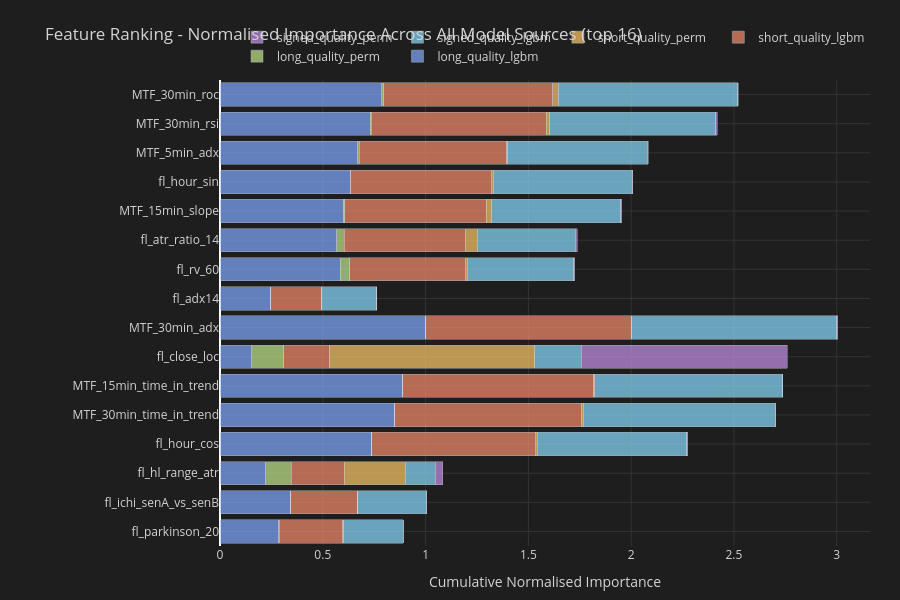
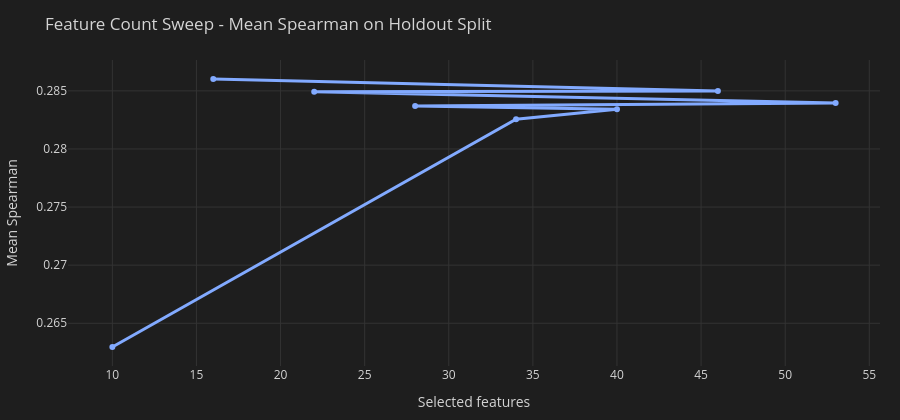

Notebook code for these charts, in order:
### Code cell
_N_VIS = min(40, len(selected_features))
_vis_feats = selected_features[:_N_VIS]
_src_names = list(feat_rankings.keys())
_src_colors = [
    "#82aaff", "#c3e88d", "#f78c6c", "#ffcb6b", "#89ddff",
    "#c792ea", "#80cbc4", "#ffab76", "#a5d6a7", "#ef9a9a",
]

fig = go.Figure()
for _si, _src in enumerate(_src_names):
    _imp = feat_rankings[_src]
    _imp_norm = _imp / (_imp.max() + 1e-9)
    _vals = [float(_imp_norm.get(f, 0.0)) for f in _vis_feats]
    fig.add_trace(go.Bar(
        name=_src,
        y=_vis_feats[::-1],
        x=_vals[::-1],
        orientation="h",
        marker_color=_src_colors[_si % len(_src_colors)],
        opacity=0.7,
    ))

fig.update_layout(
    title=f"Feature Ranking - Normalised Importance Across All Model Sources (top {_N_VIS})",
    barmode="stack",
    height=max(600, _N_VIS * 22),
    xaxis=dict(title="Cumulative Normalised Importance", gridcolor="#333"),
    yaxis=dict(automargin=True, gridcolor="#333"),
    paper_bgcolor="#1e1e1e",
    plot_bgcolor="#1e1e1e",
    font=dict(color="#d4d4d4"),
    legend=dict(orientation="h", yanchor="bottom", y=1.02, xanchor="right", x=1),
    margin=dict(l=220, r=30, t=80, b=40),
)
fig.show()

fig2 = go.Figure()
fig2.add_trace(go.Scatter(
    x=sweep_df["n_features"],
    y=sweep_df["mean_spearman"],
    mode="lines+markers",
    name="Mean Spearman",
    line=dict(color="#82aaff", width=3),
))
fig2.update_layout(
    title="Feature Count Sweep - Mean Spearman on Holdout Split",
    xaxis=dict(title="Selected features", gridcolor="#333"),
    yaxis=dict(title="Mean Spearman", gridcolor="#333"),
    height=420,
    paper_bgcolor="#1e1e1e",
    plot_bgcolor="#1e1e1e",
    font=dict(color="#d4d4d4"),
    margin=dict(l=60, r=20, t=60, b=40),
)
fig2.show()

### Figure 1 — Plotly figure (JSON) as saved in the notebook; plotly's stock layout.template omitted (floating-point values rounded to 4 significant figures)
{"data": [{"marker": {"color": "#82aaff"}, "name": "long_quality_lgbm", "opacity": 0.7, "orientation": "h", "type": "bar", "x": [0.2869, 0.3416, 0.2214, 0.7385, 0.8495, 0.8856, 0.1544, 1.0, 0.2468, 0.5846, 0.5679, 0.6002, 0.6329, 0.6691, 0.7302, 0.7874], "y": ["fl_parkinson_20", "fl_ichi_senA_vs_senB", "fl_hl_range_atr", "fl_hour_cos", "MTF_30min_time_in_trend", "MTF_15min_time_in_trend", "fl_close_loc", "MTF_30min_adx", "fl_adx14", "fl_rv_60", "fl_atr_ratio_14", "MTF_15min_slope", "fl_hour_sin", "MTF_5min_adx", "MTF_30min_rsi", "MTF_30min_roc"]}, {"marker": {"color": "#c3e88d"}, "name": "long_quality_perm", "opacity": 0.7, "orientation": "h", "type": "bar", "x": [0.0006872, 0.001556, 0.1255, 0.0004225, 0, 0.003002, 0.1553, 0.001053, 0.0004931, 0.04733, 0.0362, 0.006674, 0.001652, 0.009266, 0.004624, 0.009647], "y": ["fl_parkinson_20", "fl_ichi_senA_vs_senB", "fl_hl_range_atr", "fl_hour_cos", "MTF_30min_time_in_trend", "MTF_15min_time_in_trend", "fl_close_loc", "MTF_30min_adx", "fl_adx14", "fl_rv_60", "fl_atr_ratio_14", "MTF_15min_slope", "fl_hour_sin", "MTF_5min_adx", "MTF_30min_rsi", "MTF_30min_roc"]}, {"marker": {"color": "#f78c6c"}, "name": "short_quality_lgbm", "opacity": 0.7, "orientation": "h", "type": "bar", "x": [0.3083, 0.3258, 0.258, 0.7965, 0.908, 0.927, 0.2205, 1.0, 0.2446, 0.5632, 0.5904, 0.6886, 0.6865, 0.7163, 0.8515, 0.8222], "y": ["fl_parkinson_20", "fl_ichi_senA_vs_senB", "fl_hl_range_atr", "fl_hour_cos", "MTF_30min_time_in_trend", "MTF_15min_time_in_trend", "fl_close_loc", "MTF_30min_adx", "fl_adx14", "fl_rv_60", "fl_atr_ratio_14", "MTF_15min_slope", "fl_hour_sin", "MTF_5min_adx", "MTF_30min_rsi", "MTF_30min_roc"]}, {"marker": {"color": "#ffcb6b"}, "name": "short_quality_perm", "opacity": 0.7, "orientation": "h", "type": "bar", "x": [0.005366, 0, 0.2955, 0.006559, 0.009542, 0.006656, 1.0, 0, 0.002444, 0.00674, 0.0569, 0.02741, 0.007572, 0.004751, 0.01696, 0.0257], "y": ["fl_parkinson_20", "fl_ichi_senA_vs_senB", "fl_hl_range_atr", "fl_hour_cos", "MTF_30min_time_in_trend", "MTF_15min_time_in_trend", "fl_close_loc", "MTF_30min_adx", "fl_adx14", "fl_rv_60", "fl_atr_ratio_14", "MTF_15min_slope", "fl_hour_sin", "MTF_5min_adx", "MTF_30min_rsi", "MTF_30min_roc"]}, {"marker": {"color": "#89ddff"}, "name": "signed_quality_lgbm", "opacity": 0.7, "orientation": "h", "type": "bar", "x": [0.2901, 0.3353, 0.147, 0.7291, 0.9346, 0.9154, 0.2281, 1.0, 0.2675, 0.5187, 0.4769, 0.6259, 0.6755, 0.679, 0.8073, 0.8741], "y": ["fl_parkinson_20", "fl_ichi_senA_vs_senB", "fl_hl_range_atr", "fl_hour_cos", "MTF_30min_time_in_trend", "MTF_15min_time_in_trend", "fl_close_loc", "MTF_30min_adx", "fl_adx14", "fl_rv_60", "fl_atr_ratio_14", "MTF_15min_slope", "fl_hour_sin", "MTF_5min_adx", "MTF_30min_rsi", "MTF_30min_roc"]}, {"marker": {"color": "#c792ea"}, "name": "signed_quality_perm", "opacity": 0.7, "orientation": "h", "type": "bar", "x": [0, 0.001125, 0.03548, 0.003409, 0.001027, 0, 1.0, 0.002639, 0.0007547, 0.005446, 0.008646, 0.005305, 0.00354, 0.005082, 0.009031, 0.002892], "y": ["fl_parkinson_20", "fl_ichi_senA_vs_senB", "fl_hl_range_atr", "fl_hour_cos", "MTF_30min_time_in_trend", "MTF_15min_time_in_trend", "fl_close_loc", "MTF_30min_adx", "fl_adx14", "fl_rv_60", "fl_atr_ratio_14", "MTF_15min_slope", "fl_hour_sin", "MTF_5min_adx", "MTF_30min_rsi", "MTF_30min_roc"]}], "layout": {"barmode": "stack", "font": {"color": "#d4d4d4"}, "height": 600, "legend": {"orientation": "h", "x": 1, "xanchor": "right", "y": 1.02, "yanchor": "bottom"}, "margin": {"b": 40, "l": 220, "r": 30, "t": 80}, "paper_bgcolor": "#1e1e1e", "plot_bgcolor": "#1e1e1e", "title": {"text": "Feature Ranking - Normalised Importance Across All Model Sources (top 16)"}, "xaxis": {"gridcolor": "#333", "title": {"text": "Cumulative Normalised Importance"}}, "yaxis": {"automargin": true, "gridcolor": "#333"}}}

### Figure 2 — Plotly figure (JSON) as saved in the notebook; plotly's stock layout.template omitted (floating-point values rounded to 4 significant figures)
{"data": [{"line": {"color": "#82aaff", "width": 3}, "mode": "lines+markers", "name": "Mean Spearman", "type": "scatter", "x": [16, 46, 22, 53, 28, 40, 34, 10], "y": [0.286, 0.285, 0.2849, 0.284, 0.2837, 0.2834, 0.2826, 0.263]}], "layout": {"font": {"color": "#d4d4d4"}, "height": 420, "margin": {"b": 40, "l": 60, "r": 20, "t": 60}, "paper_bgcolor": "#1e1e1e", "plot_bgcolor": "#1e1e1e", "title": {"text": "Feature Count Sweep - Mean Spearman on Holdout Split"}, "xaxis": {"gridcolor": "#333", "title": {"text": "Selected features"}}, "yaxis": {"gridcolor": "#333", "title": {"text": "Mean Spearman"}}}}
